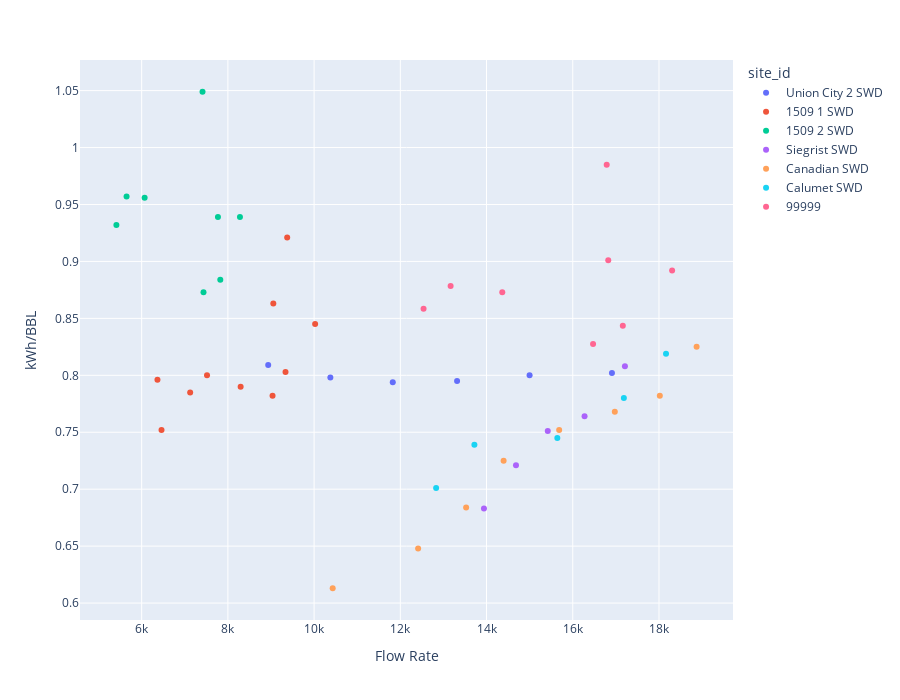
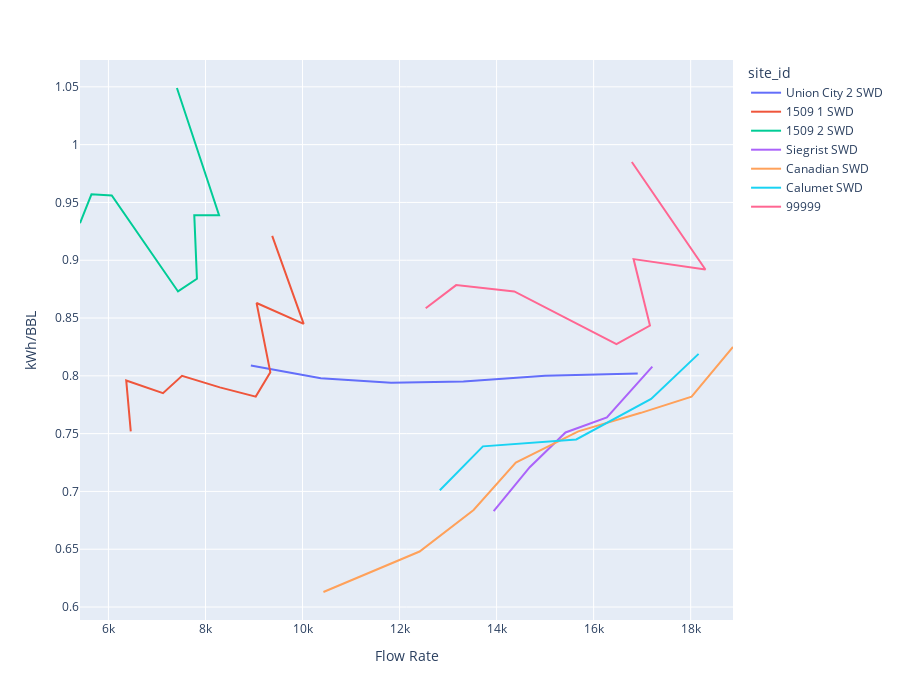

Notebook code cell kept with these figures, in order:
### Code cell
df_all, game_kpi = kpi_charts(kpis_all_sites, site_ids, sites_info, kpis=['kWh/BBL','Flow Rate'],print_chart=False)

df_site_48137 = pd.DataFrame(kpis_all_sites[48137]).transpose()
df_site_48138 = pd.DataFrame(kpis_all_sites[48138]).transpose()

common_rows = df_site_48137.index.intersection(df_site_48138.index)
common_cols = df_site_48138.columns.intersection(df_site_48137.columns)
df1_common = df_site_48137.loc[common_rows, common_cols]
df2_common = df_site_48138.loc[common_rows, common_cols]
comb_small_pumps = df1_common.add(df2_common,fill_value=0)
comb_small_pumps['kWh/BBL'] = comb_small_pumps['kWh/BBL'].div(2)

comb_small_pumps['site_id'] = 99999

df_all = pd.concat([df_all,comb_small_pumps])

fig1 = px.scatter(df_all,x='Flow Rate',y='kWh/BBL',color='site_id',height=700)
fig1.show()
fig2 = px.line(df_all,x='Flow Rate',y='kWh/BBL',color='site_id',height=700)
fig2.show()

### Figure 1 — Plotly figure (JSON) as saved in the notebook; plotly's stock layout.template omitted (floating-point values rounded to 4 significant figures)
{"data": [{"hovertemplate": "site_id=Union City 2 SWD<br>Flow Rate=%{x}<br>kWh/BBL=%{y}<extra></extra>", "legendgroup": "Union City 2 SWD", "marker": {"color": "#636efa", "symbol": "circle"}, "mode": "markers", "name": "Union City 2 SWD", "orientation": "v", "showlegend": true, "type": "scatter", "x": [8936.0, 10377, 11825, 13320.0, 15000.0, 16910.0], "xaxis": "x", "y": [0.809, 0.798, 0.794, 0.795, 0.8, 0.802], "yaxis": "y"}, {"hovertemplate": "site_id=1509 1 SWD<br>Flow Rate=%{x}<br>kWh/BBL=%{y}<extra></extra>", "legendgroup": "1509 1 SWD", "marker": {"color": "#EF553B", "symbol": "circle"}, "mode": "markers", "name": "1509 1 SWD", "orientation": "v", "showlegend": true, "type": "scatter", "x": [6461.0, 6367.0, 7125.0, 7516.0, 8296.0, 9036.0, 9337.0, 9054.0, 10020.0, 9375.0], "xaxis": "x", "y": [0.752, 0.796, 0.785, 0.8, 0.79, 0.782, 0.803, 0.863, 0.845, 0.921], "yaxis": "y"}, {"hovertemplate": "site_id=1509 2 SWD<br>Flow Rate=%{x}<br>kWh/BBL=%{y}<extra></extra>", "legendgroup": "1509 2 SWD", "marker": {"color": "#00cc96", "symbol": "circle"}, "mode": "markers", "name": "1509 2 SWD", "orientation": "v", "showlegend": true, "type": "scatter", "x": [5414.0, 5650.0, 6069.0, 7435.0, 7824.0, 7770.0, 8280.0, 7412.0], "xaxis": "x", "y": [0.932, 0.957, 0.956, 0.873, 0.884, 0.939, 0.939, 1.049], "yaxis": "y"}, {"hovertemplate": "site_id=Siegrist SWD<br>Flow Rate=%{x}<br>kWh/BBL=%{y}<extra></extra>", "legendgroup": "Siegrist SWD", "marker": {"color": "#ab63fa", "symbol": "circle"}, "mode": "markers", "name": "Siegrist SWD", "orientation": "v", "showlegend": true, "type": "scatter", "x": [13940.0, 14680.0, 15420.0, 16270.0, 17210.0], "xaxis": "x", "y": [0.683, 0.721, 0.751, 0.764, 0.808], "yaxis": "y"}, {"hovertemplate": "site_id=Canadian SWD<br>Flow Rate=%{x}<br>kWh/BBL=%{y}<extra></extra>", "legendgroup": "Canadian SWD", "marker": {"color": "#FFA15A", "symbol": "circle"}, "mode": "markers", "name": "Canadian SWD", "orientation": "v", "showlegend": true, "type": "scatter", "x": [10430.0, 12410.0, 13530.0, 14400.0, 15680.0, 16980.0, 18020.0, 18870.0], "xaxis": "x", "y": [0.613, 0.648, 0.684, 0.725, 0.752, 0.768, 0.782, 0.825], "yaxis": "y"}, {"hovertemplate": "site_id=Calumet SWD<br>Flow Rate=%{x}<br>kWh/BBL=%{y}<extra></extra>", "legendgroup": "Calumet SWD", "marker": {"color": "#19d3f3", "symbol": "circle"}, "mode": "markers", "name": "Calumet SWD", "orientation": "v", "showlegend": true, "type": "scatter", "x": [12830.0, 13720.0, 15640.0, 17180.0, 18160.0], "xaxis": "x", "y": [0.701, 0.739, 0.745, 0.78, 0.819], "yaxis": "y"}, {"hovertemplate": "site_id=99999<br>Flow Rate=%{x}<br>kWh/BBL=%{y}<extra></extra>", "legendgroup": "99999", "marker": {"color": "#FF6692", "symbol": "circle"}, "mode": "markers", "name": "99999", "orientation": "v", "showlegend": true, "type": "scatter", "x": [12540.0, 13170.0, 14360.0, 16470.0, 17160.0, 16820.0, 18300.0, 16790.0], "xaxis": "x", "y": [0.8585, 0.8785, 0.873, 0.8275, 0.8435, 0.901, 0.892, 0.985], "yaxis": "y"}], "layout": {"height": 700, "legend": {"title": {"text": "site_id"}, "tracegroupgap": 0}, "margin": {"t": 60}, "xaxis": {"anchor": "y", "domain": [0, 1], "title": {"text": "Flow Rate"}}, "yaxis": {"anchor": "x", "domain": [0, 1], "title": {"text": "kWh/BBL"}}}}

### Figure 2 — Plotly figure (JSON) as saved in the notebook; plotly's stock layout.template omitted (floating-point values rounded to 4 significant figures)
{"data": [{"hovertemplate": "site_id=Union City 2 SWD<br>Flow Rate=%{x}<br>kWh/BBL=%{y}<extra></extra>", "legendgroup": "Union City 2 SWD", "line": {"color": "#636efa", "dash": "solid"}, "marker": {"symbol": "circle"}, "mode": "lines", "name": "Union City 2 SWD", "orientation": "v", "showlegend": true, "type": "scatter", "x": [8936.0, 10377, 11825, 13320.0, 15000.0, 16910.0], "xaxis": "x", "y": [0.809, 0.798, 0.794, 0.795, 0.8, 0.802], "yaxis": "y"}, {"hovertemplate": "site_id=1509 1 SWD<br>Flow Rate=%{x}<br>kWh/BBL=%{y}<extra></extra>", "legendgroup": "1509 1 SWD", "line": {"color": "#EF553B", "dash": "solid"}, "marker": {"symbol": "circle"}, "mode": "lines", "name": "1509 1 SWD", "orientation": "v", "showlegend": true, "type": "scatter", "x": [6461.0, 6367.0, 7125.0, 7516.0, 8296.0, 9036.0, 9337.0, 9054.0, 10020.0, 9375.0], "xaxis": "x", "y": [0.752, 0.796, 0.785, 0.8, 0.79, 0.782, 0.803, 0.863, 0.845, 0.921], "yaxis": "y"}, {"hovertemplate": "site_id=1509 2 SWD<br>Flow Rate=%{x}<br>kWh/BBL=%{y}<extra></extra>", "legendgroup": "1509 2 SWD", "line": {"color": "#00cc96", "dash": "solid"}, "marker": {"symbol": "circle"}, "mode": "lines", "name": "1509 2 SWD", "orientation": "v", "showlegend": true, "type": "scatter", "x": [5414.0, 5650.0, 6069.0, 7435.0, 7824.0, 7770.0, 8280.0, 7412.0], "xaxis": "x", "y": [0.932, 0.957, 0.956, 0.873, 0.884, 0.939, 0.939, 1.049], "yaxis": "y"}, {"hovertemplate": "site_id=Siegrist SWD<br>Flow Rate=%{x}<br>kWh/BBL=%{y}<extra></extra>", "legendgroup": "Siegrist SWD", "line": {"color": "#ab63fa", "dash": "solid"}, "marker": {"symbol": "circle"}, "mode": "lines", "name": "Siegrist SWD", "orientation": "v", "showlegend": true, "type": "scatter", "x": [13940.0, 14680.0, 15420.0, 16270.0, 17210.0], "xaxis": "x", "y": [0.683, 0.721, 0.751, 0.764, 0.808], "yaxis": "y"}, {"hovertemplate": "site_id=Canadian SWD<br>Flow Rate=%{x}<br>kWh/BBL=%{y}<extra></extra>", "legendgroup": "Canadian SWD", "line": {"color": "#FFA15A", "dash": "solid"}, "marker": {"symbol": "circle"}, "mode": "lines", "name": "Canadian SWD", "orientation": "v", "showlegend": true, "type": "scatter", "x": [10430.0, 12410.0, 13530.0, 14400.0, 15680.0, 16980.0, 18020.0, 18870.0], "xaxis": "x", "y": [0.613, 0.648, 0.684, 0.725, 0.752, 0.768, 0.782, 0.825], "yaxis": "y"}, {"hovertemplate": "site_id=Calumet SWD<br>Flow Rate=%{x}<br>kWh/BBL=%{y}<extra></extra>", "legendgroup": "Calumet SWD", "line": {"color": "#19d3f3", "dash": "solid"}, "marker": {"symbol": "circle"}, "mode": "lines", "name": "Calumet SWD", "orientation": "v", "showlegend": true, "type": "scatter", "x": [12830.0, 13720.0, 15640.0, 17180.0, 18160.0], "xaxis": "x", "y": [0.701, 0.739, 0.745, 0.78, 0.819], "yaxis": "y"}, {"hovertemplate": "site_id=99999<br>Flow Rate=%{x}<br>kWh/BBL=%{y}<extra></extra>", "legendgroup": "99999", "line": {"color": "#FF6692", "dash": "solid"}, "marker": {"symbol": "circle"}, "mode": "lines", "name": "99999", "orientation": "v", "showlegend": true, "type": "scatter", "x": [12540.0, 13170.0, 14360.0, 16470.0, 17160.0, 16820.0, 18300.0, 16790.0], "xaxis": "x", "y": [0.8585, 0.8785, 0.873, 0.8275, 0.8435, 0.901, 0.892, 0.985], "yaxis": "y"}], "layout": {"height": 700, "legend": {"title": {"text": "site_id"}, "tracegroupgap": 0}, "margin": {"t": 60}, "xaxis": {"anchor": "y", "domain": [0, 1], "title": {"text": "Flow Rate"}}, "yaxis": {"anchor": "x", "domain": [0, 1], "title": {"text": "kWh/BBL"}}}}
